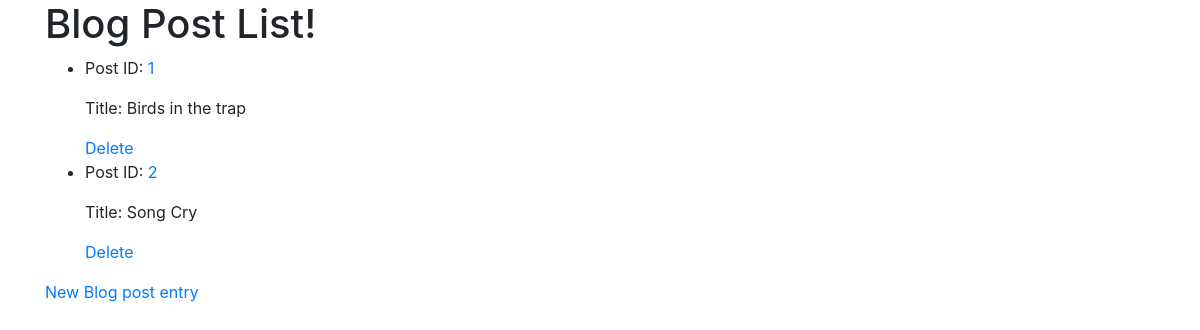
/blog_posts/, run on the app's committed database.
### blog_posts/models.py (models this page shows, shortened)
class blog_posts(models.Model):
    title = models.CharField(max_length=400)
    tag = models.CharField(max_length=50)
    author = models.CharField(max_length=120)

### blog_posts/views.py (the view)
def post_list(request, template_name='blog_posts/post_list.html'):
    posts = blog_posts.objects.all()
    data = {}
    data['object_list'] = posts
    return render(request, template_name, data)

### blog_posts/templates/blog_posts/post_list.html (shortened to what this page needs)
<!DOCTYPE html>
<html>
    <head>
        <link rel="stylesheet" href="https://maxcdn.bootstrapcdn.com/bootstrap/4.0.0-beta.2/css/bootstrap.min.css">
    </head>
    <body>
        <div class="container">
            <h1>Blog Post List!</h1>
            <ul>
                {% for post in object_list %}
                <li><p>Post ID: <a href="{% url "blog_posts:post_edit" post.id %}">{{ post.id }}</a></p></li>
                <p>Title: {{ post.title }}</p>
                    <a href="{% url "blog_posts:post_delete" post.id %}">Delete</a>
                {% endfor %}
                </ul>
                <a href="{% url "blog_posts:post_new" %}">New Blog post entry</a>
        </div>
    </body>
</html>

### data on the page
blog_posts: id "1", title "Birds in the trap"
blog_posts: id "2", title "Song Cry"
